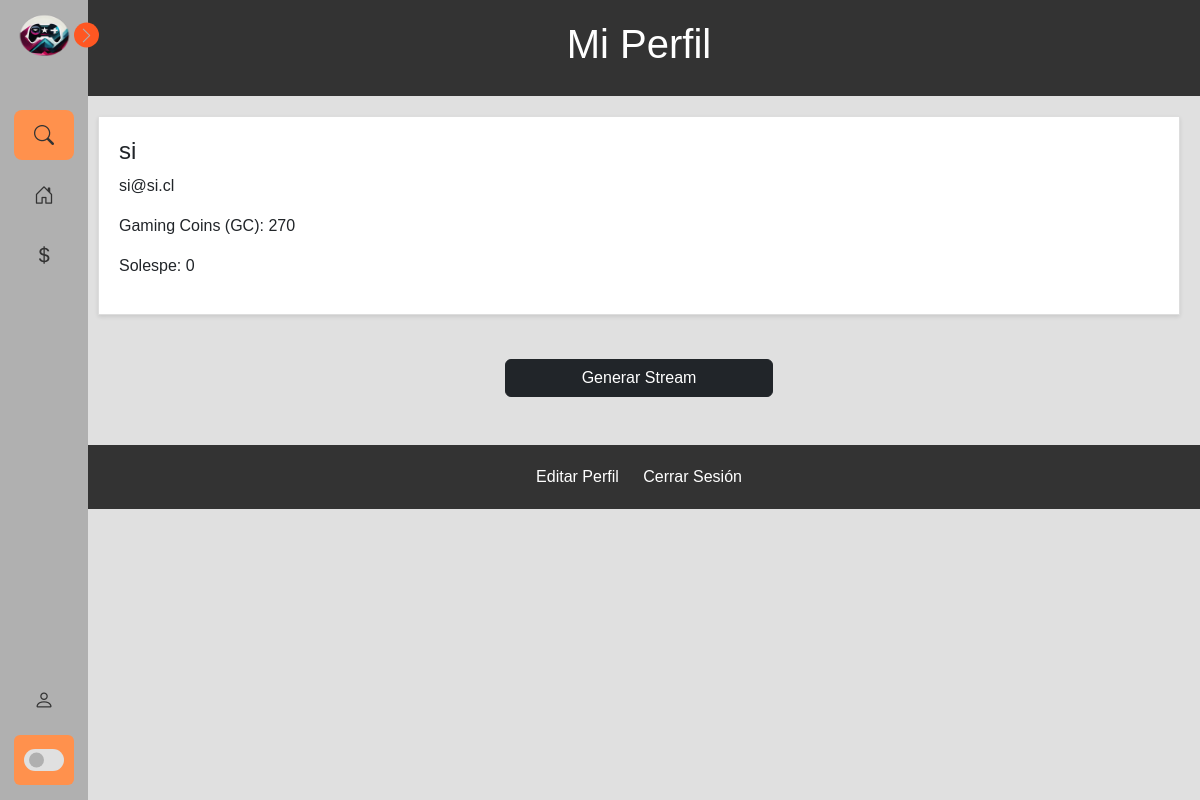
Page /perfil (signed in) on the earlier database version.
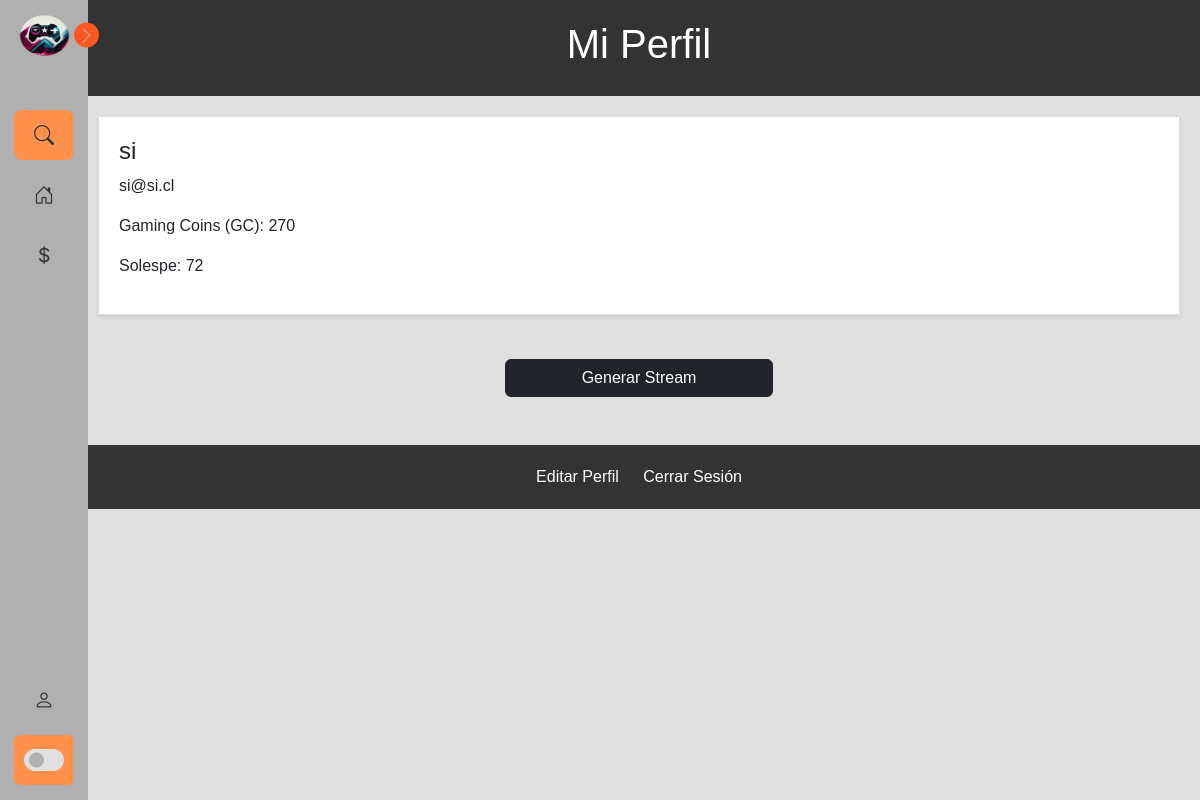
Same page on the later database version.
### app/tvapp/models.py (models this page shows, shortened)
class Solespe(models.Model):
    usuario = models.OneToOneField(User, on_delete=models.CASCADE)
    cantidadSolespe = models.IntegerField(default=0)

### app/tvapp/views.py (the view)
# urls.py: path('perfil', views.perfil, name='perfil'),
@login_required
def perfil(request):
    if request.method == 'POST' and 'logout' in request.POST:
        logout(request)
        return redirect('inicio')  # Redirige al usuario a la página de inicio.
    usuario_actual = request.user
    username = usuario_actual.username
    email = usuario_actual.email
    puntos_usuario = Puntos.objects.get(usuario=request.user)
    solespe_usuario, creado = Solespe.objects.get_or_create(usuario=request.user)
    return render(request, 'perfil.html', {'puntos_usuario': puntos_usuario, 'solespe_usuario': solespe_usuario})

### app/tvapp/templates/perfil.html (shortened to what this page needs)
{% extends 'baseInicio.html' %}
{% load static %}
{% block head %}
<link rel="stylesheet" type="text/css" href="{% static 'css/StylePerfil.css' %}">
{% endblock %}
{% block content %}
<header class="headerPerfil">
    <h1>Mi Perfil</h1>
</header>
<div class="profile">
    <div class="user-info">
        <h2>{{ user.username }}</h2>
        <p>{{ user.email }}</p>
        <p>Gaming Coins (GC): {{ puntos_usuario.puntos }}</p>
        <p>Solespe: {{ solespe_usuario.cantidadSolespe }}</p>
    </div>
</div>
<div class="container mb-5">
    <div class="row justify-content-center mt-3">
        <div class="col-md-6">
            <div class="d-grid gap-2 col-6 mx-auto">
                <a class="btn btn-dark" href="formuSala">Generar Stream</a>
            </div>
        </div>
    </div>
</div>
<footer>
    <footer>
        <a class="botones" href="{% url 'editar_perfil' %}">Editar Perfil</a>
        <a class="botones" href="{% url 'logout' %}">Cerrar Sesión</a>
    </footer>
</footer>
{% endblock %}

Differences in the rows shown:
changed Solespe: cantidadSolespe "0" → "72"
